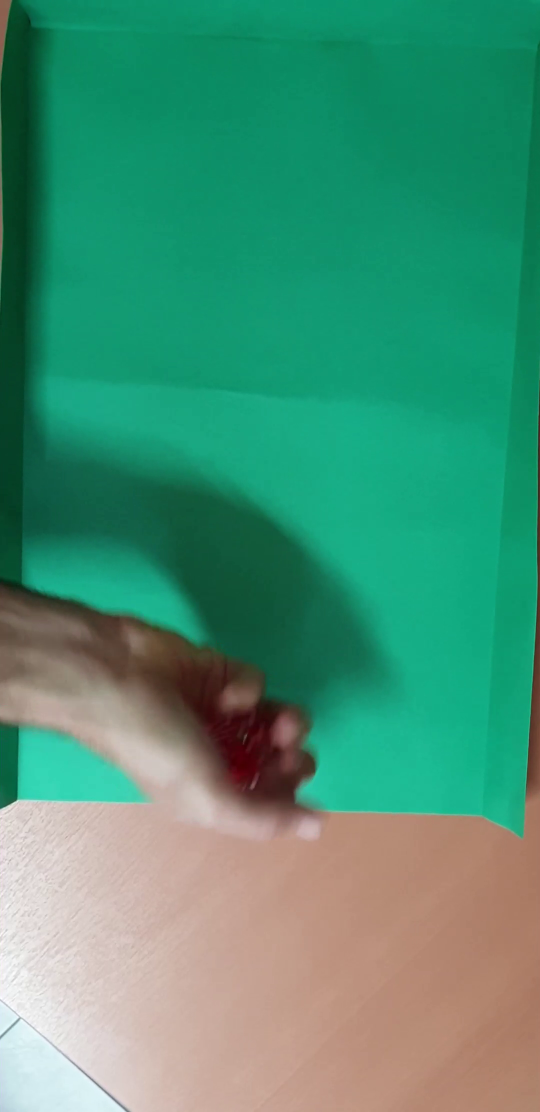
#> input picture frame 14 of tirada_1.mp4, 1080 x 2224 px (shown at 1/2 size)
$ python Problema_cinco_dados.py
#> lines starting #> are read from the running program, lines starting #| are printed output that depends on the picture; after the words box and inside, x2 and y2 are one past the last pixel; in counts of white or black regions, pixels touching at a corner belong together
#> in buscar_reposo, primero is the input picture: shape (2224, 1080, 3); mean B, G, R 116.6, 145.4, 73.4
import os
import cv2
import numpy as np
import matplotlib.pyplot as plt


# ---------------------------------------------------------------------
# 1. Carpetas y parametros
# ---------------------------------------------------------------------
CARPETA = os.path.dirname(os.path.abspath(__file__))
RESULTADOS = os.path.join(CARPETA, "resultados")
os.makedirs(RESULTADOS, exist_ok=True)

# Los cuatro videos mantienen la camara y la escala aproximada de los dados.
AREA_MIN_DADO = 2200  # Area minima observada de la region roja de un dado.
AREA_MAX_DADO = 6000  # Area maxima observada; evita regiones grandes de la mano.
# Rangos medidos sobre las cajas de los dados presentes en los cuatro videos.
ANCHO_MIN_DADO = 48  # Limite inferior del ancho de un dado en pixeles.
ANCHO_MAX_DADO = 100  # Limite superior del ancho por perspectiva y orientacion.
ALTO_MIN_DADO = 48  # Limite inferior del alto en pixeles.
ALTO_MAX_DADO = 105  # Limite superior del alto por perspectiva y orientacion.
PROPORCION_MIN_DADO = 0.68  # La rotacion permite cajas algo mas altas que anchas.
PROPORCION_MAX_DADO = 1.35  # La rotacion permite cajas algo mas anchas que altas.
FRAMES_CONSECUTIVOS = 5  # Confirma reposo durante 5 comparaciones (1/6 s a 30 FPS).
DISTANCIA_MAXIMA = 7  # Pixeles de desplazamiento maximo del centro entre frames.
DIFERENCIA_MAXIMA = 15  # Diferencia media en gris admitida en cada dado (0..255).

# Se unen interrupciones de hasta 2 frames (0,067 s a 30 FPS):
# este margen cubre fluctuaciones breves de iluminacion/contornos.
HUECO_MAXIMO = 2
FACTOR_UNION_TRAMOS = 2  # Entre tramos se permiten 14 px (2 x 7 px)
# respecto de la posicion de referencia para absorber pequenas oscilaciones.

# Espacio HSV del paño verde, identificado en los cuatro videos.
# H=34..100 cubre verdes/cianes; S>=50 evita el blanco/gris de la mesa.
VERDE_MIN = (34, 50, 35)
VERDE_MAX = (100, 255, 255)

# El rojo se separa en dos intervalos porque H es circular en HSV.
# S>=150 cae en el valle del histograma: la piel queda por debajo
# (S ~ 30-120) y los dados por encima (S ~ 180-230).
# V>=50 evita sombras oscuras.
ROJO_1_MIN, ROJO_1_MAX = (0, 150, 50), (12, 255, 255)
ROJO_2_MIN, ROJO_2_MAX = (170, 150, 50), (179, 255, 255)

# S<=100 excluye los reflejos rosados de las caras inferiores.
# V>=170 conserva los puntos claros de la cara superior.
SATURACION_MAX_PUNTO = 100
VALOR_MIN_PUNTO = 170

# El punto blanco visible ocupa normalmente entre 1% y 2% del
# bounding box del dado. Se admite 0,8%-4% por cambios de escala/sombra.
AREA_PUNTO_MIN_REL = 0.008
AREA_PUNTO_MAX_REL = 0.04

# Factor de forma 4*pi*A/P^2; un circulo ideal vale 1.
# Se admite 0,55 por discretizacion y perspectiva de las caras inclinadas.
FACTOR_FORMA_MIN = 0.55
PROPORCION_MIN_PUNTO = 0.55  # Tolera elipses por perspectiva y pixelado.
PROPORCION_MAX_PUNTO = 1.6  # Descarta regiones blancas alargadas.
TAM_EE_CLAUSURA = 5  # EE 5x5: une cortes pequenos en las regiones rojas.
TAM_EE_EROSION = 3  # EE 3x3: separa el interior del borde del dado.
FRAME_MANO = 90  # En tirada 1 se ve la mano entrando al paño.

# Visualizaciones no bloqueantes hasta el grafico final.
# Poner False si se desea generar unicamente los archivos sin ventanas.
MOSTRAR_FIGURAS = True


# ---------------------------------------------------------------------
# 2. Segmentar los dados por color (HSV) y filtrar por geometria
# ---------------------------------------------------------------------
# La region del paño delimita la zona de juego y excluye la madera.
# Como la camara permanece fija, se calcula una sola vez por video.
def obtener_mascara_pano(frame):
    hsv = cv2.cvtColor(frame, cv2.COLOR_BGR2HSV)
#> hsv: shape (2224, 1080, 3); mean H, S, V 58.6, 170, 155.7
    verde = cv2.inRange(hsv, VERDE_MIN, VERDE_MAX)
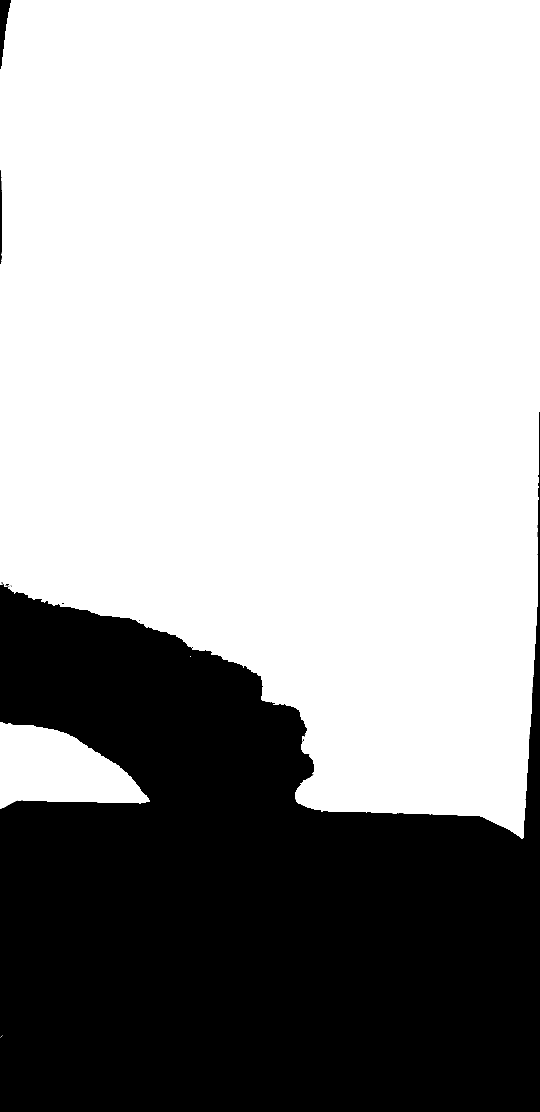
#> verde: shape (2224, 1080) (shown at 1/2 size); 65.3% white; 22 black regions (18 under 20 px), largest, box (x1, y1, x2, y2) and area: (0, 824, 1080, 2224) 831278, (0, 0, 22, 138) 1508, (0, 340, 4, 528) 664, (10, 1168, 18, 1173) 22

    # Conservamos la mayor componente conectada (paño verde).
    cantidad, etiquetas, datos, _ = cv2.connectedComponentsWithStats(
        verde, connectivity=8
    )
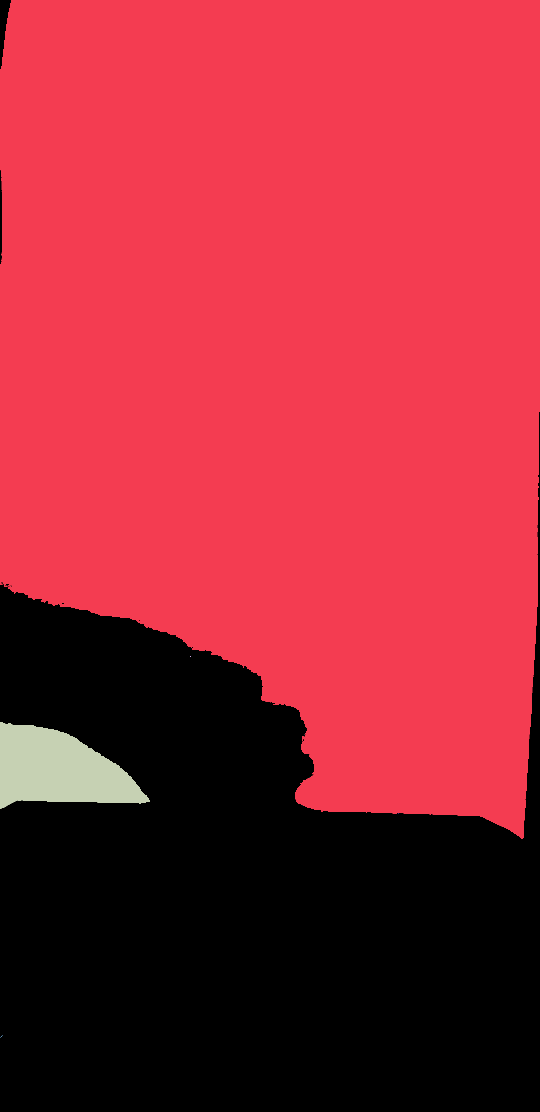
#> etiquetas: shape (2224, 1080) int32 (shown at 1/2 size); 9 distinct labels, from 0 to 8; one colour per label, 0 black
#> cantidad = 9; datos = [[0, 0, 1080, 2224, 833531], [0, 0, 1080, 1678, 1534510], [380, 1312, 2, 2, 4], [0, 1444, 300, 174, 33863], [608, 1468, 1, 1, 1], [618, 1554, 1, 1, 1], [604, 1611, 1, 1, 1], [796, 1627, 2, 1, 2], [0, 2070, 6, 6, 7]]
    mascara = np.zeros(verde.shape, dtype=np.uint8)
    if cantidad <= 1:
        return mascara

    mayor = 1 + np.argmax(datos[1:, cv2.CC_STAT_AREA])
#> mayor = 1
    mascara[etiquetas == mayor] = 255

    # Rellenamos agujeros (incluidos los dejados por los dados) mediante
    # el contorno externo, tecnica de segmentacion/morfologia de clase.
    contornos, _ = cv2.findContours(mascara, cv2.RETR_EXTERNAL,
                                    cv2.CHAIN_APPROX_SIMPLE)
    mascara_rellena = np.zeros(mascara.shape, dtype=np.uint8)
    cv2.drawContours(mascara_rellena, contornos, -1, 255, -1)
    return mascara_rellena


def detectar_dados(frame, mascara_pano=None):
    # Se procesa el frame completo, de modo que la mascara conserve
    # las dimensiones del video y pueda compararse con las figuras.
    hsv = cv2.cvtColor(frame, cv2.COLOR_BGR2HSV)
    mascara_1 = cv2.inRange(hsv, ROJO_1_MIN, ROJO_1_MAX)
    mascara_2 = cv2.inRange(hsv, ROJO_2_MIN, ROJO_2_MAX)
    mascara_rojo = cv2.bitwise_or(mascara_1, mascara_2)

    if mascara_pano is not None:
        mascara_rojo = cv2.bitwise_and(mascara_rojo, mascara_pano)

    # Clausura con EE 5x5 para unir cortes pequenos del borde rojo.
    # No rellena los puntos blancos (~10-13 px de diametro); tampoco
    # es necesario porque cada dado se delimita por su bounding box.
    ee = cv2.getStructuringElement(cv2.MORPH_RECT,
                                  (TAM_EE_CLAUSURA, TAM_EE_CLAUSURA))
    mascara_rojo = cv2.morphologyEx(mascara_rojo, cv2.MORPH_CLOSE, ee)

    # Cada componente conectada es una candidata a dado.
    cantidad, etiquetas, datos, centros = cv2.connectedComponentsWithStats(
        mascara_rojo, connectivity=8
    )

    dados = []
    for i in range(1, cantidad):
        x, y, w, h, area = datos[i]
        # El area, las dimensiones y la proporcion filtran regiones
        # rojas que no corresponden a un dado.
        if (AREA_MIN_DADO <= area <= AREA_MAX_DADO
                and ANCHO_MIN_DADO <= w <= ANCHO_MAX_DADO
                and ALTO_MIN_DADO <= h <= ALTO_MAX_DADO
                and PROPORCION_MIN_DADO <= w / h <= PROPORCION_MAX_DADO):
            dados.append((int(x), int(y), int(w), int(h)))

    # Se asignan IDs inicialmente de arriba hacia abajo; despues se
    # conservan por proximidad de centroides dentro de cada reposo.
    dados.sort(key=lambda d: (d[1] + d[3] / 2, d[0]))
    return dados, mascara_rojo


# ---------------------------------------------------------------------
# 3. Segmentar y contar los puntos blancos
# ---------------------------------------------------------------------
def contar_puntos(frame, dado, devolver_aceptados=False):
    x, y, w, h = dado
    recorte = frame[y:y+h, x:x+w]
    hsv = cv2.cvtColor(recorte, cv2.COLOR_BGR2HSV)

    # El blanco de los puntos presenta valor alto y saturacion baja.
    mascara = cv2.inRange(hsv, (0, 0, VALOR_MIN_PUNTO),
                          (179, SATURACION_MAX_PUNTO, 255))

    # La capsula convexa erosionada delimita el interior del dado.
    # Esto excluye el fondo y conserva los puntos cercanos a las esquinas.
    rojo_1 = cv2.inRange(hsv, ROJO_1_MIN, ROJO_1_MAX)
    rojo_2 = cv2.inRange(hsv, ROJO_2_MIN, ROJO_2_MAX)
    rojo = cv2.bitwise_or(rojo_1, rojo_2)
    contornos_rojos, _ = cv2.findContours(rojo, cv2.RETR_EXTERNAL,
                                          cv2.CHAIN_APPROX_SIMPLE)
    if contornos_rojos:
        contorno = max(contornos_rojos, key=cv2.contourArea)
        casco = cv2.convexHull(contorno)
        interior = np.zeros((h, w), dtype=np.uint8)
        cv2.drawContours(interior, [casco], -1, 255, -1)
        # EE 3x3: descarta unicamente el contorno externo del dado.
        ee = cv2.getStructuringElement(cv2.MORPH_ELLIPSE,
                                      (TAM_EE_EROSION, TAM_EE_EROSION))
        interior = cv2.erode(interior, ee, iterations=1)
        mascara = cv2.bitwise_and(mascara, interior)
    else:
        mascara[:, :] = 0

    # Area relativa, proporcion y factor de forma (descriptores U7).
    contornos, _ = cv2.findContours(mascara, cv2.RETR_EXTERNAL,
                                    cv2.CHAIN_APPROX_SIMPLE)
    puntos = []
    mascara_aceptados = np.zeros(mascara.shape, dtype=np.uint8)
    for contorno in contornos:
        area = cv2.contourArea(contorno)
        perimetro = cv2.arcLength(contorno, True)
        if perimetro == 0:
            continue
        factor_forma = 4 * np.pi * area / perimetro**2
        px, py, pw, ph = cv2.boundingRect(contorno)
        area_relativa = area / (w * h)
        if (AREA_PUNTO_MIN_REL <= area_relativa <= AREA_PUNTO_MAX_REL
                and factor_forma >= FACTOR_FORMA_MIN
                and PROPORCION_MIN_PUNTO <= pw / ph <= PROPORCION_MAX_PUNTO):
            puntos.append((px + pw / 2, py + ph / 2))
            # La mascara de aceptados se usa solo para visualizar el conteo.
            cv2.drawContours(mascara_aceptados, [contorno], -1, 255, -1)

    if devolver_aceptados:
        return len(puntos), mascara, mascara_aceptados
    return len(puntos), mascara


# ---------------------------------------------------------------------
# 4. Comparar frames consecutivos para determinar reposo
# ---------------------------------------------------------------------
def desplazamiento_maximo(dados, dados_anteriores):
    """Mayor distancia de centroides; NaN si no se detectan cinco dados."""
    if len(dados) != 5 or len(dados_anteriores) != 5:
        return np.nan
    distancias = []
    for dado, anterior in zip(dados, dados_anteriores):
        x, y, w, h = dado
        xa, ya, wa, ha = anterior
        cx, cy = x + w / 2, y + h / 2
        cxa, cya = xa + wa / 2, ya + ha / 2
        distancias.append(np.sqrt((cx - cxa)**2 + (cy - cya)**2))
    return max(distancias)


def estan_quietos(dados, valores, dados_anteriores, valores_anteriores,
                  gris, gris_anterior):
    if (len(dados) != 5 or len(dados_anteriores) != 5
            or gris_anterior is None):
        return False

    # Cada cara valida tiene entre 1 y 6 puntos. Un valor fuera de ese
    # rango indica giro, desenfoque u oclusion: no puede informarse
    # con seguridad el resultado durante ese frame.
    if any(valor < 1 or valor > 6 for valor in valores):
        return False

    # El reposo depende del desplazamiento y del cambio de intensidad.
    # Pequenas variaciones del conteo se estabilizan despues con la moda.
    if desplazamiento_maximo(dados, dados_anteriores) > DISTANCIA_MAXIMA:
        return False

    for x, y, w, h in dados:
        actual = gris[y:y+h, x:x+w]
        anterior = gris_anterior[y:y+h, x:x+w]
        diferencia = cv2.absdiff(actual, anterior)
        if np.mean(diferencia) > DIFERENCIA_MAXIMA:
            return False
    return True


# ---------------------------------------------------------------------
# 5. Detectar intervalos de reposo (primera lectura del video)
# ---------------------------------------------------------------------
def buscar_reposo(entrada):
    # Primera pasada: se registran dados, puntos y comparaciones.
    cap = cv2.VideoCapture(entrada)
    if not cap.isOpened():
        return [], [], None
    ok, primero = cap.read()
    if not ok:
        cap.release()
        return [], [], None

    mascara_pano = obtener_mascara_pano(primero)
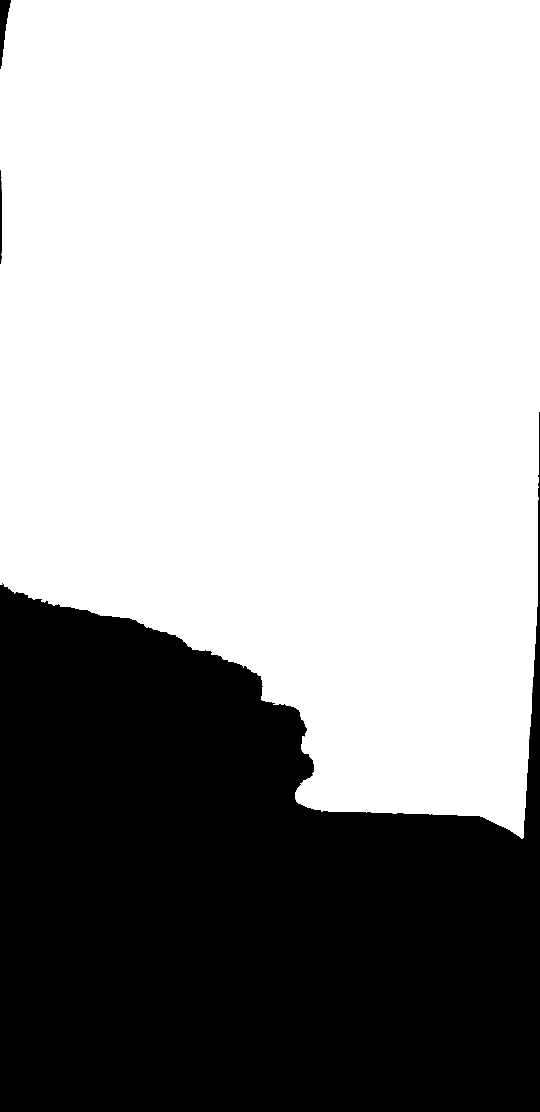
#> mascara_pano: shape (2224, 1080) (shown at 1/2 size); 63.9% white; 3 black regions, box (x1, y1, x2, y2) and area: (0, 824, 1080, 2224) 865153, (0, 0, 22, 138) 1508, (0, 340, 4, 528) 664
    cap.set(cv2.CAP_PROP_POS_FRAMES, 0)
    registros = []
    dados_anteriores = []
    valores_anteriores = []
    gris_anterior = None

    while cap.isOpened():
        ret, frame = cap.read()
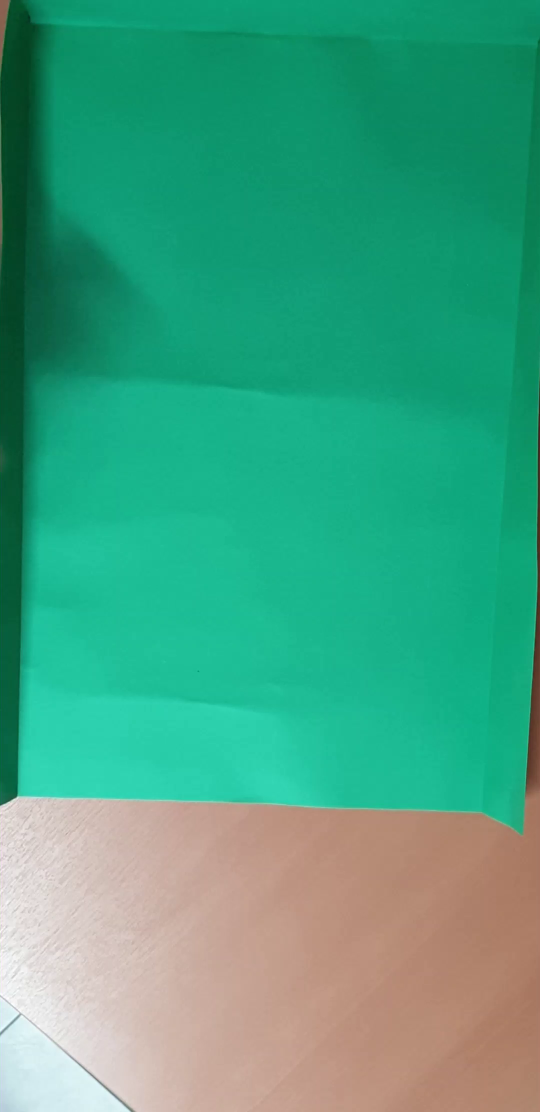
#> input picture frame 0 of tirada_1.mp4, 1080 x 2224 px (shown at 1/2 size)
#> frame is the input picture: shape (2224, 1080, 3); mean B, G, R 129.8, 162.1, 68.6
        if not ret:
            break
        dados, mascara_rojo = detectar_dados(frame, mascara_pano)
#> (the rest of the program and of its run is left out)
